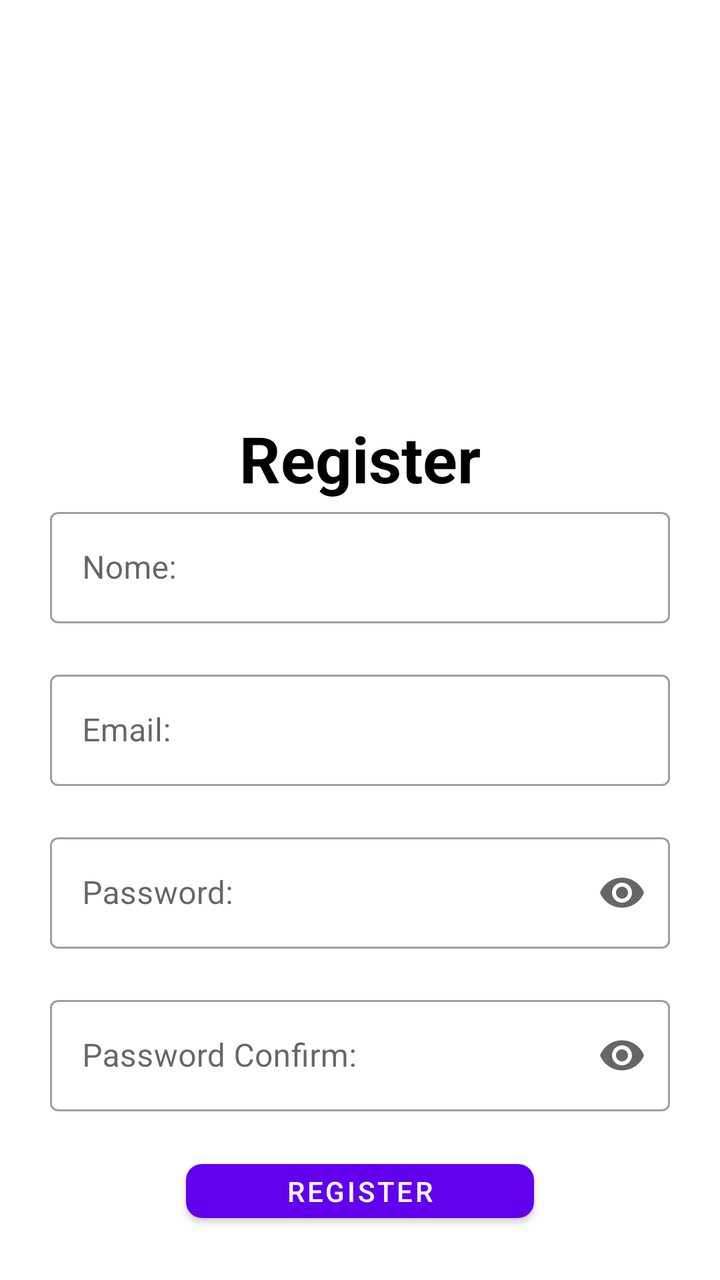
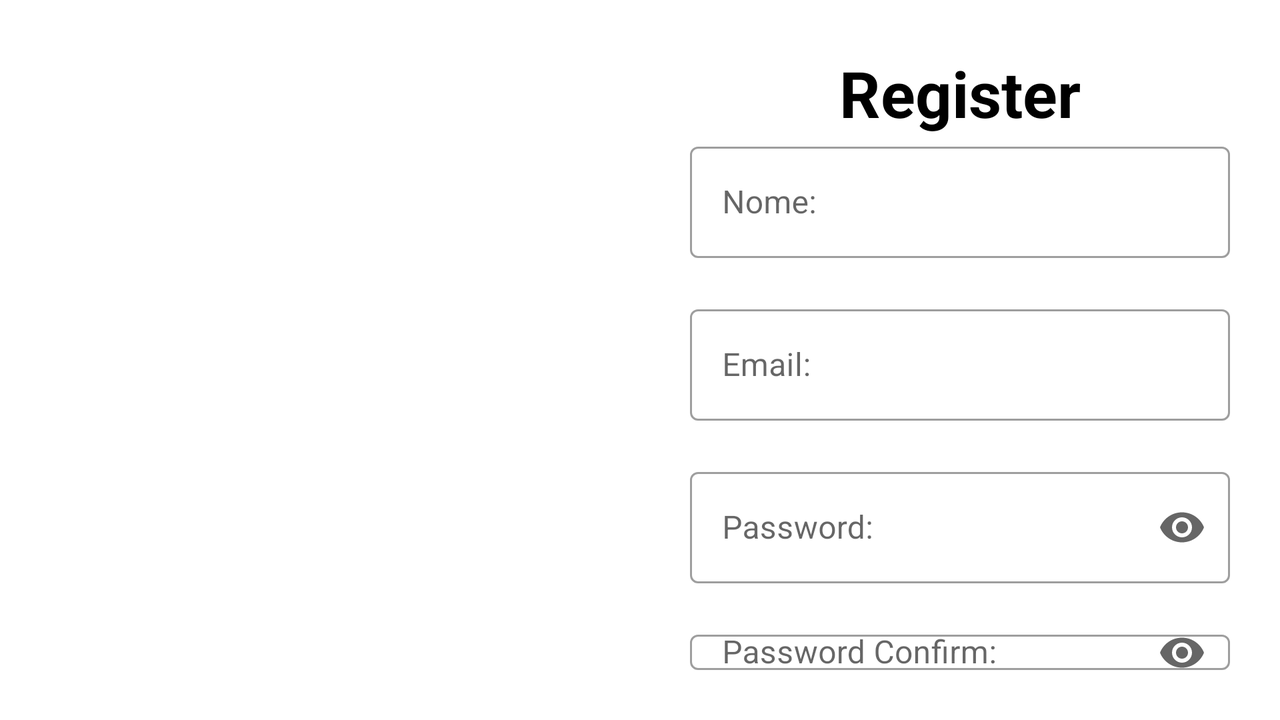

First picture: res/layout/ on a phone held upright. Second picture: the repository's own variant of that layout, on a device whose configuration matches the variant's folder. Source for both follows.
<!-- AndroidManifest.xml: application theme Theme.ProjetoLogin -->
<!-- res/layout/activity_register.xml -->
<?xml version="1.0" encoding="utf-8"?>
<LinearLayout xmlns:android="http://schemas.android.com/apk/res/android"
    xmlns:app="http://schemas.android.com/apk/res-auto"
    android:orientation="vertical"
    android:layout_width="match_parent"
    android:layout_height="match_parent">

    <LinearLayout
        android:layout_width="match_parent"
        android:layout_height="0dp"
        android:layout_weight="1">

        <ImageView
            android:src="@drawable/logo_android"
            android:layout_width="match_parent"
            android:layout_height="match_parent"
            android:layout_margin="50dp"/>

    </LinearLayout>
    <LinearLayout
        android:layout_width="match_parent"
        android:layout_height="0dp"
        android:layout_weight="2.5">

        <LinearLayout
            android:layout_width="match_parent"
            android:layout_height="match_parent"
            android:layout_margin="25dp"
            android:gravity="top|center"
            android:orientation="vertical">

            <TextView
                android:layout_width="match_parent"
                android:layout_height="wrap_content"
                android:textSize="32sp"
                android:textAlignment="center"
                android:textColor="@color/black"
                android:textStyle="bold"
                android:text="Register"/>

            <com.google.android.material.textfield.TextInputLayout
                style="?attr/textInputOutlinedStyle"
                android:id="@+id/edit_nome"
                android:layout_width="match_parent"
                android:layout_height="wrap_content"
                app:errorEnabled="true"
                android:hint="Nome:">

                <com.google.android.material.textfield.TextInputEditText
                    android:layout_width="match_parent"
                    android:layout_height="wrap_content"
                    android:inputType="text"
                    />

            </com.google.android.material.textfield.TextInputLayout>

            <com.google.android.material.textfield.TextInputLayout
                style="?attr/textInputOutlinedStyle"
                android:id="@+id/edit_email"
                android:layout_width="match_parent"
                android:layout_height="wrap_content"
                app:errorEnabled="true"
                android:hint="Email:">

                <com.google.android.material.textfield.TextInputEditText
                    android:layout_width="match_parent"
                    android:layout_height="wrap_content"
                    android:inputType="textEmailAddress"
                    />

            </com.google.android.material.textfield.TextInputLayout>

            <com.google.android.material.textfield.TextInputLayout
                style="?attr/textInputOutlinedStyle"
                android:id="@+id/edit_password"
                android:layout_width="match_parent"
                android:layout_height="wrap_content"
                app:endIconMode="password_toggle"
                app:errorEnabled="true"
                android:hint="Password:">

                <com.google.android.material.textfield.TextInputEditText
                    android:layout_width="match_parent"
                    android:layout_height="wrap_content"
                    android:inputType="textPassword"
                    />

            </com.google.android.material.textfield.TextInputLayout>

            <com.google.android.material.textfield.TextInputLayout
                style="?attr/textInputOutlinedStyle"
                android:id="@+id/edit_password_confirm"
                android:layout_width="match_parent"
                android:layout_height="wrap_content"
                app:endIconMode="password_toggle"
                app:errorEnabled="true"
                android:hint="Password Confirm:">

                <com.google.android.material.textfield.TextInputEditText
                    android:layout_width="match_parent"
                    android:layout_height="wrap_content"
                    android:inputType="textPassword"
                    />

            </com.google.android.material.textfield.TextInputLayout>

            <Button
                android:id="@+id/btn_enviar"
                android:layout_width="wrap_content"
                android:layout_height="wrap_content"
                android:text="Register"
                app:cornerRadius="8dp"
                android:paddingStart="50dp"
                android:paddingEnd="50dp"
                android:checkable="true"/>

            <LinearLayout
                android:orientation="horizontal"
                android:layout_width="wrap_content"
                android:layout_height="wrap_content">

                <TextView
                    android:text="Caso já tenha um usúario "
                    android:layout_width="wrap_content"
                    android:layout_height="wrap_content"/>
                <TextView
                    android:text="Login"
                    android:onClick="onLogin"
                    android:textColor="@color/blue"
                    android:layout_width="wrap_content"
                    android:layout_height="wrap_content"/>

            </LinearLayout>


        </LinearLayout>


    </LinearLayout>

</LinearLayout>
<!-- resources referenced by this layout -->
<resources>
  <color name="black">#FF000000</color>
  <color name="blue">#2196F3</color>
  <style name="Theme.ProjetoLogin" parent="Theme.MaterialComponents.DayNight.NoActionBar">
          
          <item name="colorPrimary">@color/purple_500</item>
          <item name="colorPrimaryVariant">@color/purple_700</item>
          <item name="colorOnPrimary">@color/white</item>
          
          <item name="colorSecondary">@color/teal_200</item>
          <item name="colorSecondaryVariant">@color/teal_700</item>
          <item name="colorOnSecondary">@color/black</item>
          
          <item name="android:statusBarColor">?attr/colorPrimaryVariant</item>
          
      </style>
  <color name="purple_500">#FF6200EE</color>
  <color name="purple_700">#FF3700B3</color>
  <color name="white">#FFFFFFFF</color>
  <color name="teal_200">#FF03DAC5</color>
  <color name="teal_700">#FF018786</color>
</resources>
<!-- res/layout-land/activity_register.xml (the repository's variant of the layout above) -->
<!-- drawn on the phone turned sideways -->
<?xml version="1.0" encoding="utf-8"?>
<LinearLayout xmlns:android="http://schemas.android.com/apk/res/android"
    xmlns:app="http://schemas.android.com/apk/res-auto"
    android:orientation="horizontal"
    android:layout_width="match_parent"
    android:layout_height="match_parent">

    <LinearLayout
        android:layout_width="0dp"
        android:layout_height="match_parent"
        android:layout_weight="1">

        <ImageView
            android:src="@drawable/logo_android"
            android:layout_width="match_parent"
            android:layout_height="match_parent"
            android:layout_margin="100dp"/>

    </LinearLayout>
    <LinearLayout
        android:layout_width="0dp"
        android:layout_height="match_parent"
        android:layout_weight="1">

        <LinearLayout
            android:layout_width="match_parent"
            android:layout_height="match_parent"
            android:layout_margin="25dp"
            android:gravity="top|center"
            android:orientation="vertical">

            <TextView
                android:layout_width="match_parent"
                android:layout_height="wrap_content"
                android:textSize="32sp"
                android:textAlignment="center"
                android:textColor="@color/black"
                android:textStyle="bold"
                android:text="Register"/>

            <com.google.android.material.textfield.TextInputLayout
                style="?attr/textInputOutlinedStyle"
                android:id="@+id/edit_nome"
                android:layout_width="match_parent"
                android:layout_height="wrap_content"
                app:errorEnabled="true"
                android:hint="Nome:">

                <com.google.android.material.textfield.TextInputEditText
                    android:layout_width="match_parent"
                    android:layout_height="wrap_content"
                    android:inputType="text"
                    />

            </com.google.android.material.textfield.TextInputLayout>

            <com.google.android.material.textfield.TextInputLayout
                style="?attr/textInputOutlinedStyle"
                android:id="@+id/edit_email"
                android:layout_width="match_parent"
                android:layout_height="wrap_content"
                app:errorEnabled="true"
                android:hint="Email:">

                <com.google.android.material.textfield.TextInputEditText
                    android:layout_width="match_parent"
                    android:layout_height="wrap_content"
                    android:inputType="textEmailAddress"
                    />

            </com.google.android.material.textfield.TextInputLayout>

            <com.google.android.material.textfield.TextInputLayout
                style="?attr/textInputOutlinedStyle"
                android:id="@+id/edit_password"
                android:layout_width="match_parent"
                android:layout_height="wrap_content"
                app:endIconMode="password_toggle"
                app:errorEnabled="true"
                android:hint="Password:">

                <com.google.android.material.textfield.TextInputEditText
                    android:layout_width="match_parent"
                    android:layout_height="wrap_content"
                    android:inputType="textPassword"
                    />

            </com.google.android.material.textfield.TextInputLayout>

            <com.google.android.material.textfield.TextInputLayout
                style="?attr/textInputOutlinedStyle"
                android:id="@+id/edit_password_confirm"
                android:layout_width="match_parent"
                android:layout_height="wrap_content"
                app:endIconMode="password_toggle"
                app:errorEnabled="true"
                android:hint="Password Confirm:">

                <com.google.android.material.textfield.TextInputEditText
                    android:layout_width="match_parent"
                    android:layout_height="wrap_content"
                    android:inputType="textPassword"
                    />

            </com.google.android.material.textfield.TextInputLayout>

            <Button
                android:id="@+id/btn_enviar"
                android:layout_width="wrap_content"
                android:layout_height="wrap_content"
                android:text="Register"
                app:cornerRadius="8dp"
                android:paddingStart="50dp"
                android:paddingEnd="50dp"
                android:checkable="true"/>

            <LinearLayout
                android:orientation="horizontal"
                android:layout_width="wrap_content"
                android:layout_height="wrap_content">

                <TextView
                    android:text="Caso já tenha um usúario "
                    android:layout_width="wrap_content"
                    android:layout_height="wrap_content"/>
                <TextView
                    android:text="Login"
                    android:onClick="onLogin"
                    android:textColor="@color/blue"
                    android:layout_width="wrap_content"
                    android:layout_height="wrap_content"/>

            </LinearLayout>


        </LinearLayout>

    </LinearLayout>

</LinearLayout>
